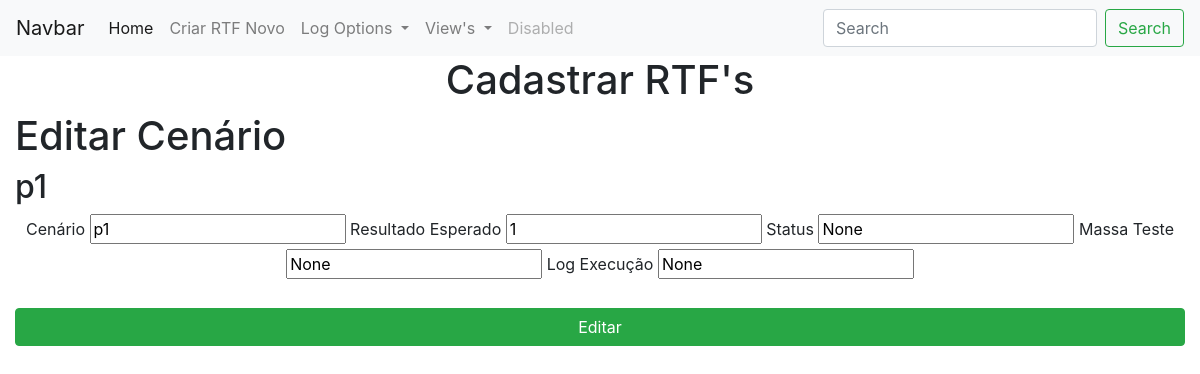
Before: /edit_cenario/1/1/1 with the older database file.
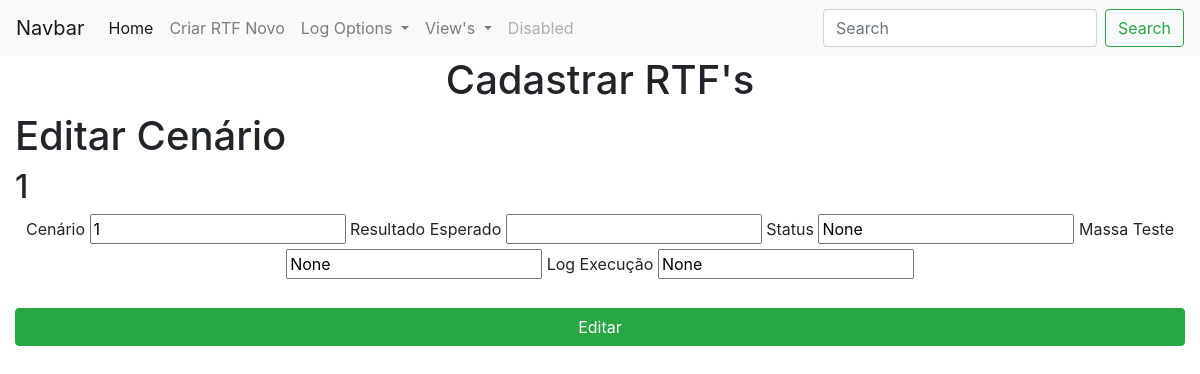
After: the same page with the newer database file.
### app.py (models this page shows, shortened)
class Cenarios(db.Model):
    id_cenario = db.Column("id_cenario", db.Integer, primary_key=True, autoincrement=True)
    id_rtf = db.Column(db.Integer, db.ForeignKey('rt_fs.id'))  # o db por alguma razão chamou RTFs de rt_fs
    id_pagina = db.Column(db.Integer, db.ForeignKey('pagina.id_pagina'))
    pagina = db.Column(db.Integer)
    linha = db.Column(db.Integer)
    cenario = db.Column(db.String(250))
    resultado_esperado = db.Column(db.String(250))
    status = db.Column(db.Integer)
    massa_teste = db.Column(db.String(250))
    log_execucao = db.Column(db.String(10000))

### app.py (the view, shortened to what this page needs)
@app.route("/edit_cenario/<int:id_rtf>/<int:pagina>/<int:linha>", methods=["GET", "POST"])
def edit_cenario(id_rtf, pagina, linha):
    cenario = Cenarios.query.filter_by(id_rtf=id_rtf, pagina=pagina, linha=linha).first()
    return render_template("editar_cenario.html", cenario=cenario)

### templates/editar_cenario.html (shortened to what this page needs)
{% extends "base.html" %}
{% block content %}
<h1>Editar Cenário</h1>
<h2>{{ cenario.cenario }}</h2>
<form action="{{url_for('edit_cenario', id_rtf=cenario.id_rtf, pagina=cenario.pagina, linha=cenario.linha)}}" method="POST">
    <div style="text-align:center">
        <label for="cenario">Cenário</label>
        <input type="text" name="cenario" id="cenario" value="{{ cenario.cenario }}">
        <label for="resultado_esperado">Resultado Esperado</label>
        <input type="text" name="resultado_esperado" id="resultado_esperado" value="{{ cenario.resultado_esperado }}">
        <label for="status">Status</label>
        <input type="text" name="status" id="status" value="{{ cenario.status }}">
        <label for="massa_teste">Massa Teste</label>
        <input type="text" name="massa_teste" id="massa_teste" value="{{ cenario.massa_teste }}">
        <label for="log_execucao">Log Execução</label>
        <input type="text" name="log_execucao" id="log_execucao" value="{{ cenario.log_execucao }}">
    </div>
    <br>
    <div>
        <button type="submit" class="btn btn-block btn-success">Editar</button>
    </div>
</form>
{% endblock %}

Changed rows visible on the page:
removed Cenarios: cenario "p1", resultado_esperado "1", status "None", massa_teste "None", log_execucao "None"
now on this page (row edited): Cenarios: cenario "1", status "None", massa_teste "None", log_execucao "None"
